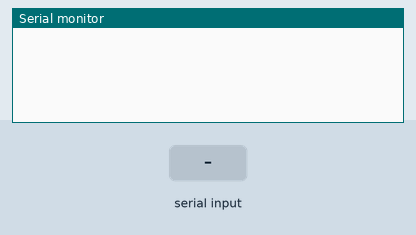
Bench run of a sketch on a simulated Arduino Uno, built with avr-gcc and run on an emulated ATmega328P. Parts: the last lines printed to the serial monitor. The test bench sets the inputs (shaded band).

Above: at 1.2 s.
1.3 s: "90,45\n" received over Serial
At 3.4 s:
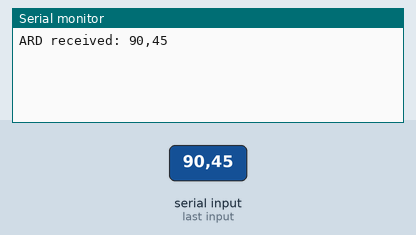
3.8 s: "5\n" received over Serial
At 5.1 s:
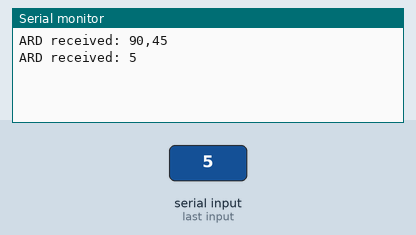
6.3 s: "1,90,45\n" received over Serial
At 8.5 s:
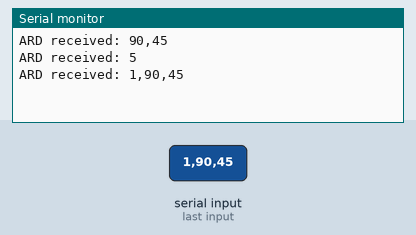

The sketch:

q2_task1.ino
```cpp
//#define SOUNDSPEED 0.034
//#define THRESHOLD 10
//
//const int servPin = 9;
//const int servPin1 = 10;
//int input;
//int input1;
//long duration;
//int pos;
//int pos1;
//int i;
//void setup() {
//  // put your setup code here, to run once:
//  pinMode(servPin, OUTPUT);
//  for(i =0;i<100;i++){
//    moveZero(servPin);
//    moveZero(servPin1);
//  }
//  Serial.begin(9600);
//}
//
//void loop() {
//
//  if(Serial.available()){
//    input = Serial.readStringUntil(',').toInt();
//    input1 = Serial.readStringUntil('\n').toInt();
//    Serial.println(input);
//    Serial.println(input1);
//    pos = map(input, 0, 180, 300, 2100);
//    pos = map(input1, 0, 180, 300, 2100);
//    for (i=0;i<100;i++){
//       moveserv(pos,servPin);
//       moveserv(pos,servPin1);
//    }
//  }
//  delay(1000);
//
//}
//void moveserv(int pos, const int Pin){
//  digitalWrite(Pin, HIGH);
//  delayMicroseconds(pos);
//  digitalWrite(Pin, LOW);
//  delayMicroseconds(20000-pos);
//}
//void moveZero(const int Pin){
//  digitalWrite(Pin, HIGH);
//  delayMicroseconds(300);
//  digitalWrite(Pin, LOW);
//  delayMicroseconds(20000-300);
//}
//void pulse(){
//  digitalWrite(servPin, LOW);
//  delayMicroseconds(1000);
//  digitalWrite(servPin, HIGH);
//  delayMicroseconds(1000);
//  digitalWrite(servPin, LOW);
//}
const int pin_servo1 = 9;
const int pin_servo2 = 10;

int test = 300;
int real_position1 = -1;
int real_position2 = -1;
String myString;

void setup() {
  Serial.begin(9600);
  pinMode(pin_servo1, OUTPUT);
  pinMode(pin_servo2, OUTPUT);
  //servoreset();
}

void loop() {
  if (Serial.available() > 0){
    myString = Serial.readString();
    Serial.print("ARD received:");
    Serial.print(" ");
    Serial.println(myString);
    delay(10);
  };

  String str_data = myString;
  int firstCommaIndex = str_data.indexOf(',');
  int secondCommaIndex = str_data.indexOf(',', firstCommaIndex+1);
  String Pos1 = str_data.substring(0, firstCommaIndex);
  String Pos2 = str_data.substring(firstCommaIndex+1, secondCommaIndex);
  String Pos3 = str_data.substring(secondCommaIndex+1);

  servoPosition1(Pos1.toInt());
  servoPosition2(Pos2.toInt());

}

void servoPosition1(int pos){
  if (real_position1 != pos){
    int duration = map(pos, 0, 180, 300, 2100);
    for(int i=0; i<100; i++){
      servoPulse(duration, pin_servo1);
    }
    real_position1 = pos;
  }
}

void servoPosition2(int pos){
  if (real_position2 != pos){
    int duration = map(pos, 0, 180, 500, 2400);
    for(int i=0; i<100; i++){
      servoPulse(duration, pin_servo2);
    }
    real_position2 = pos;
  }
}

void servoPulse(int duration, int pin){
  digitalWrite(pin, HIGH);
  delayMicroseconds(duration);
  digitalWrite(pin, LOW);
  delayMicroseconds(20000-duration);
}

void servoreset(){
  servoPosition1(0);
  servoPosition2(0);
  delay(1000);
}
```

Measured:
- after the input at 1.3 s, the serial monitor: prints a new line after 1.0 s (image 1)
- after the input at 3.8 s, the serial monitor: prints a new line after 1.0 s (image 2)
- after the input at 6.3 s, the serial monitor: prints a new line after 1.0 s (image 3)
